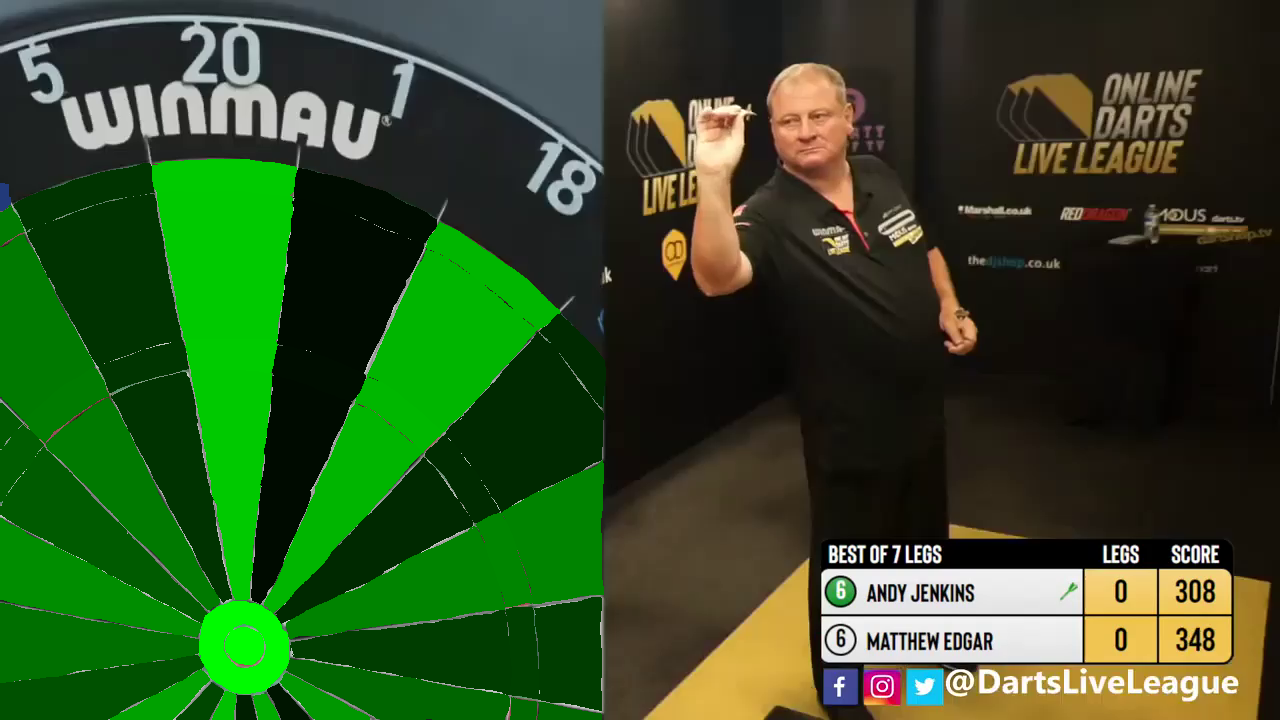
#> input picture task3_type1mask.png, 1280 x 720 px
$ python -i task3.py   (imports and definitions only)
#> lines starting #> are read from the running program, lines starting #| are printed output that depends on the picture; after the words box and inside, x2 and y2 are one past the last pixel; in counts of white or black regions, pixels touching at a corner belong together
#> further down, picture is the input picture: shape (720, 1280, 3); mean B, G, R 33.3, 77.1, 47.2
import os, sys

import matplotlib.pyplot as plt
import numpy as np
import cv2

target_board_values = [
        255, 250,
         11,  12,  13,
        181, 182, 183,
         41,  42,  43,
        131, 132, 133,
         61,  62,  63,
        101, 102, 103,
        151, 152, 153,
         21,  22,  23,
        171, 172, 173,
         31,  32,  33,
        191, 192, 193,
         71,  72,  73,
        161, 162, 163,
         81,  82,  83,
        111, 112, 113,
        141, 142, 143,
         91,  92,  93,
        121, 122, 123,
         51,  52,  53,
        201, 202, 203
    ]
board_scores = [(0, score, 0) for score in target_board_values]


def find_image_type(image):
    hsv_image = cv2.cvtColor(image, cv2.COLOR_BGR2HSV)
#> hsv_image: shape (720, 1280, 3); mean H, S, V 44.4, 149.2, 83.7
    lower_red = np.array([0, 100, 100])
    upper_red = np.array([10, 255, 255])
    lower_red2 = np.array([160, 100, 100])
    upper_red2 = np.array([180, 255, 255])

    mask_red1 = cv2.inRange(hsv_image, lower_red, upper_red)
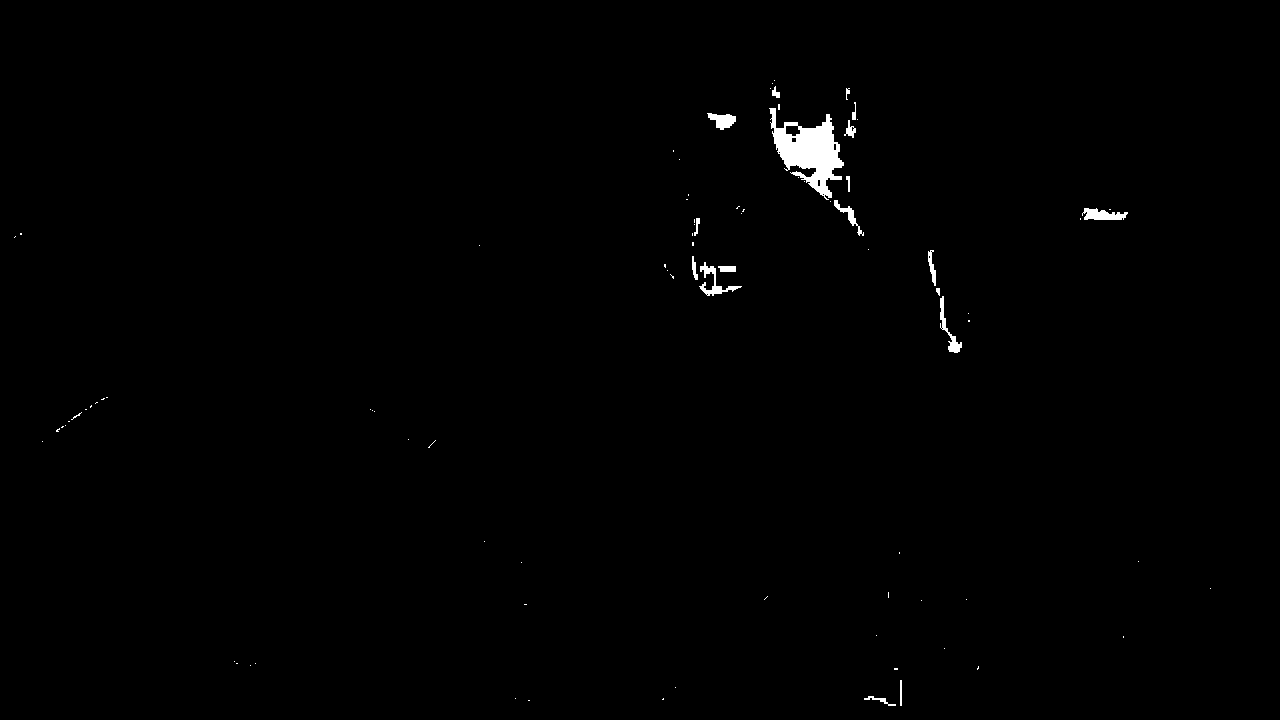
#> mask_red1: shape (720, 1280); 0.62% white; 87 white regions (69 under 20 px), largest, box (x1, y1, x2, y2) and area: (769, 108, 844, 200) 3154, (699, 262, 742, 296) 364, (1082, 208, 1128, 220) 363
    mask_red2 = cv2.inRange(hsv_image, lower_red2, upper_red2)
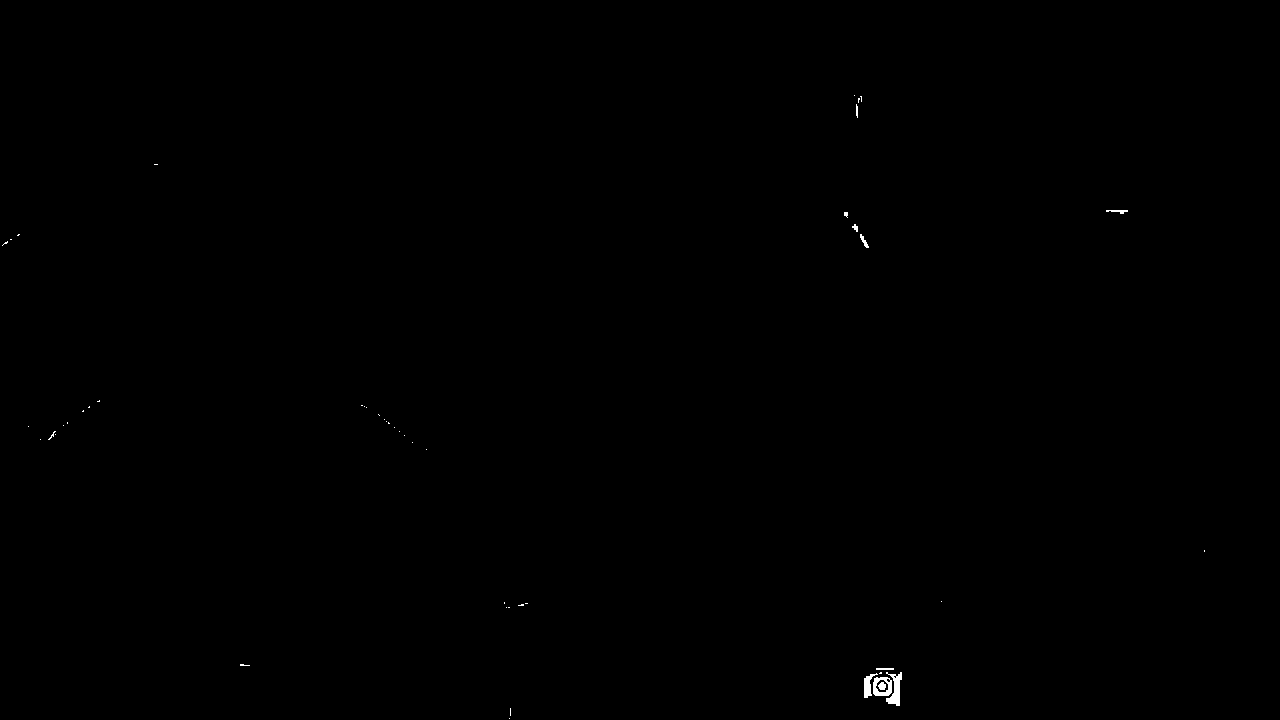
#> mask_red2: shape (720, 1280); 0.11% white; 49 white regions (40 under 20 px), largest, box (x1, y1, x2, y2) and area: (886, 672, 902, 706) 275, (873, 677, 892, 696) 218, (864, 673, 878, 698) 160
    mask_red = mask_red1 + mask_red2
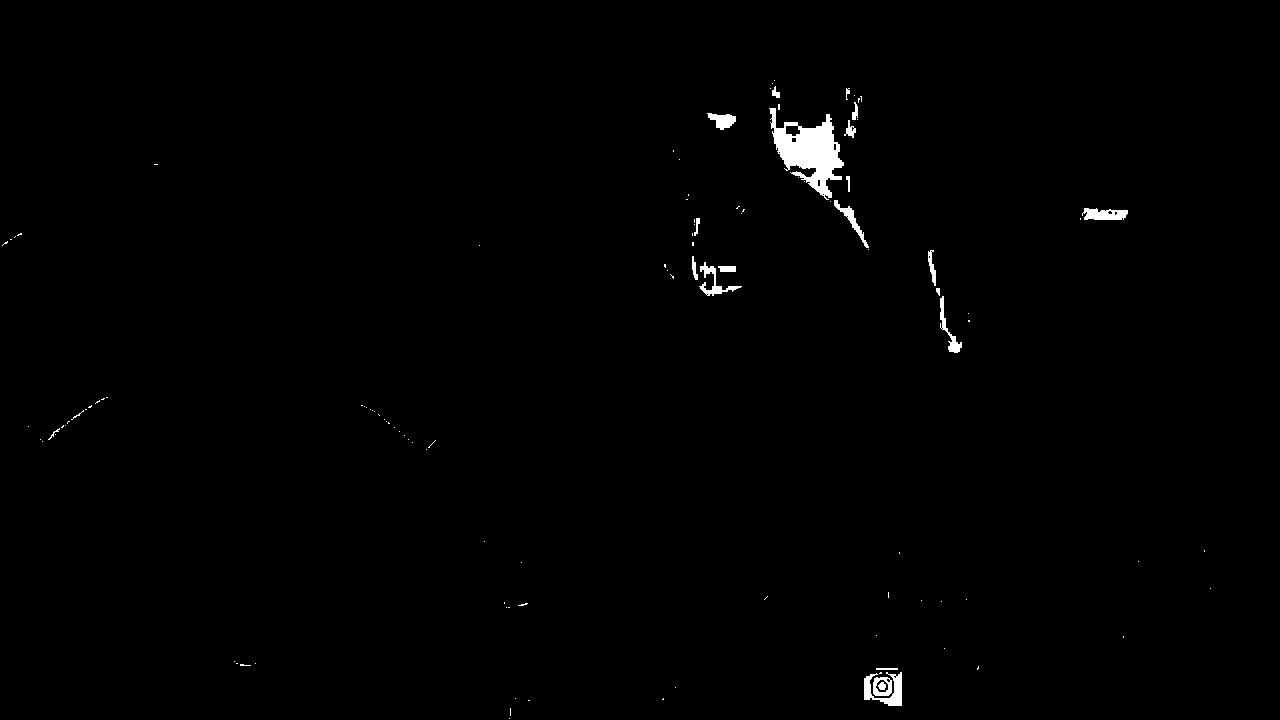
#> mask_red: shape (720, 1280); 0.73% white; 116 white regions (94 under 20 px), largest, box (x1, y1, x2, y2) and area: (769, 108, 844, 200) 3154, (864, 672, 902, 706) 575, (1082, 208, 1128, 220) 415
    mask_red = 1 * (mask_red > 0)
    red_pixel_diffs = []

    # Type1:
    num_red = mask_red[620:670,220:270].flatten().sum()
#> num_red = 19
    p_type1 = num_red / mask_red[620:670,220:270].flatten().shape[0]
#> p_type1 = 0.0076
    red_pixel_diffs.append(p_type1)

    # Type2:
    num_red = mask_red[65:102, 641:679].flatten().sum()
#> num_red = 0
    p_type2 = num_red / mask_red[65:102, 641:679].flatten().shape[0]
#> p_type2 = 0
    red_pixel_diffs.append(p_type2)

    #Type3:
    num_red = mask_red[625:665, 634:673].flatten().sum()
    p_type3 = num_red / mask_red[625:665, 634:673].flatten().shape[0]
#> p_type3 = 0
    red_pixel_diffs.append(p_type3)
    return 1 + np.argmax(np.array(red_pixel_diffs))


# [67 lines left out: functions get_first_last_frame_difference, decode_score, find_location, find_leftmost_point, find_score, solve_task_3, not called in this run]

# [7 lines not run here, left out]

>>> import cv2
>>> picture = cv2.imread('task3_type1mask.png')
>>> result = find_image_type(picture)
#> result = 1
